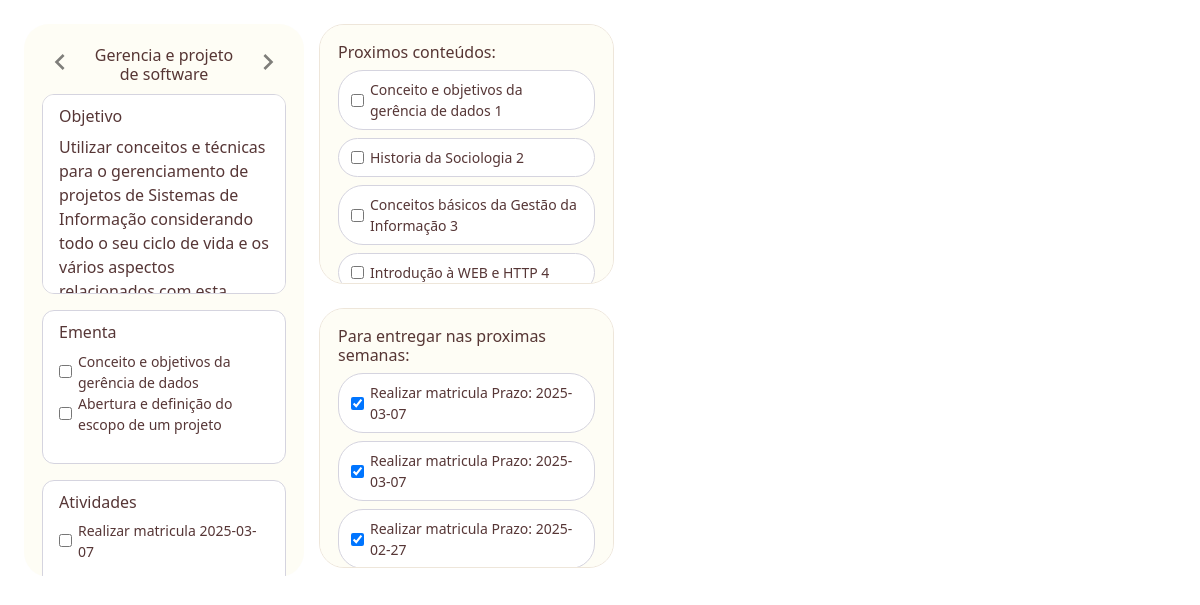
The page / on the database its author committed.
### tables this page shows
CREATE TABLE disciplina (
    id_disciplina INTEGER PRIMARY KEY AUTOINCREMENT,
    nome TEXT,
    objetivo TEXT
);

CREATE TABLE todo (
id INTEGER PRIMARY KEY AUTOINCREMENT,
nome TEXT NOT NULL,
categoria TEXT CHECK ( categoria IN ('CON', 'ATV') ) NOT NULL,
prazo TEXT,
id_disciplina INTEGER, concluido text NOT NULL CHECK (concluido IN ('False', 'True')) DEFAULT 'False',
FOREIGN KEY (id_disciplina) REFERENCES disciplina(id)
);

### app.py (the view)
@app.route("/")
def dashboard():
    prox_conteudos = database.proximos_conteudos()
    prox_atividades = database.proximas_atividades()
    disciplinas = database.mostra_disciplinas()
    progresso = database.progresso()
    for i in range(len(disciplinas)):
        disciplinas[i]["ementa"] = database.mostra_conteudos(disciplinas[i]["id"])
        disciplinas[i]["atividades"] = database.mostra_atividades(disciplinas[i]["id"])
    return render_template("index.html", disciplinas= disciplinas, prox_conteudos=prox_conteudos, prox_atividades=prox_atividades, progresso = progresso)

### database.py (called while the page is built)
def dict_factory(cursor, row):
    fields = [column[0] for column in cursor.description]
    return {key: value for key, value in zip(fields, row)}

def mostra_disciplinas():
    connect = sqlite3.connect("dashboard.db")
    connect.row_factory = dict_factory
    cursor = connect.cursor()
    cursor.execute("SELECT id_disciplina AS id, nome, objetivo FROM disciplina")
    disciplinas = cursor.fetchall()
    connect.close()
    return disciplinas

def mostra_conteudos(id_disciplina):
    connect = sqlite3.connect("dashboard.db")
    connect.row_factory = dict_factory
    cursor = connect.cursor()
    cursor.execute(
        '''
        SELECT id, nome, concluido FROM todo
        WHERE categoria = 'CON' AND id_disciplina = ?
        ''', (id_disciplina,))
    conteudos = cursor.fetchall()
    connect.close()
    return conteudos

def mostra_atividades(id_disciplina):
    connect = sqlite3.connect("dashboard.db")
    connect.row_factory = dict_factory
    cursor = connect.cursor()
    cursor.execute(
        '''
        SELECT id, nome, concluido, prazo, id_disciplina as disciplina FROM todo
        WHERE categoria = 'ATV' AND disciplina = ?
        ''', (id_disciplina,))
    atividades = cursor.fetchall()
    connect.close()
    return atividades

def proximos_conteudos():
    connect = sqlite3.connect("dashboard.db")
    connect.row_factory = dict_factory
    cursor = connect.cursor()
    cursor.execute(
        '''
        SELECT nome, concluido, id_disciplina AS disciplina FROM todo
        WHERE categoria = 'CON' AND concluido = 'False'
        GROUP BY id_disciplina
        ''')
    prox_conteudos = cursor.fetchall()
    connect.close()
    return prox_conteudos

def proximas_atividades():
    connect = sqlite3.connect("dashboard.db")
    connect.row_factory = dict_factory
    cursor = connect.cursor()
    hoje = datetime.today().strftime('%Y-%m-%d')
    cursor.execute(
        '''
        SELECT nome, prazo, id_disciplina AS disciplina FROM todo
        WHERE julianday(prazo) - julianday(?) <= 7
        ''', (hoje,))
    prox_atividades = cursor.fetchall()
    connect.close()
    return prox_atividades

### templates/index.html (shortened to what this page needs)
<!DOCTYPE html>
<html lang="pt-br">
  <head>
    <link
      href="https://cdn.jsdelivr.net/npm/bootstrap@5.3.3/dist/css/bootstrap.min.css"
      rel="stylesheet"
    />
    <link rel="stylesheet" href="/static/style.css" />
  </head>
  <body>
    <div class="wrapper">
      <div class="main-area">
        <div id="carrossel-disciplina" class="carousel">
          <div class="carousel-inner">
            <button
            class="carousel-control-prev"
            type="button"
            data-bs-target="#carrossel-disciplina"
            data-bs-slide="prev"
          >
            <span class="carousel-control-prev-icon" aria-hidden="true"></span>
            </button>
            <button
              class="carousel-control-next"
              type="button"
              data-bs-target="#carrossel-disciplina"
              data-bs-slide="next"
            >
              <span class="carousel-control-next-icon" aria-hidden="true"></span>
            </button>
            {% for disciplina in disciplinas %}
            <div class="carousel-item">
              <h6 class="titulo-disciplina">{{disciplina.nome}}</h6>
              <div>
                <h6>Objetivo</h6>
                <p>{{disciplina.objetivo}}</p>
              </div>
              <div>
                <h6>Ementa</h6>
                <ul>
                  {% for conteudo in disciplina.ementa %}
                  <li>
                    <input
                      id="{{conteudo.id}}"
                      type="checkbox"
                      onchange="atualizaTodo(this)"
                    />
                    {{conteudo.nome}}
                  </li>
                  {% endfor %}
                </ul>
              </div>
              <div>
                <h6>Atividades</h6>
                <ul>
                  {% for atividade in disciplina.atividades %}
                  <li>
                    <input
                      id="{{atividade.id}}"
                      type="checkbox"
                      onchange="atualizaTodo(this)"
                    />
                    {{atividade.nome}} {{atividade.prazo}}
                  </li>
                  {% endfor %}
                </ul>
              </div>
            </div>
            {% endfor %}
          </div>
        </div>
        <div id="proximos-conteudos">
          <h6>Proximos conteúdos:</h6>
          <ul>
            {% for conteudo in prox_conteudos %} {% if conteudo.concluido ==
            "False" %}
            <li>
              <input
                id="{{conteudo.id}}"
                type="checkbox"
                onchange="atualizaTodo(this)"
              /> {{conteudo.nome}} {{conteudo.disciplina}}
            </li>
            {% endif %} {% endfor %}
          </ul>
        </div>
        <div id="proximas-atividades">
          <h6>Para entregar nas proximas semanas:</h6>
          <ul>
            {% for atividade in prox_atividades %} {% if atividade.concluido == "False" %}
            <li>
              <input
                id="{{atividade.id}}"
                type="checkbox"
                onchange="atualizaTodo(this)"
              />
              <div>
                <p>{{atividade.nome}}</p>
                <p>Prazo: {{atividade.prazo}}</p>
              </div>
            </li>
            {% else %}
            <li>
              <input
                id="{{atividade.id}}"
                type="checkbox"
                onchange="atualizaTodo(this)"
                checked
              />
              <div>
                {{atividade.nome}}
                Prazo: {{atividade.prazo}}
              </div>
            </li>
            {% endif %} {% endfor %}
          </ul>
        </div>
      </div>
    </div>
  </body>
</html>

### static/style.css (style rules this page uses)
body { color:#2c0404cc; }
ul { list-style-type: none; padding: 0; }
li { display: flex; align-items: center; gap: 6px; font-size: 14px; }
.carousel-control-prev, .carousel-control-next { align-items: flex-start; height: fit-content; }
.carousel-control-prev-icon { background-image: url("/static/icons/chevron_left_24dp_2C0404CC.svg"); }
.carousel-control-next-icon { background-image: url("/static/icons/navigate_next_24dp_2C0404CC.svg"); }

### rows shown on the page
disciplina: nome "Gerencia e projeto de software", objetivo "Utilizar conceitos e técnicas para o gerenciamento de projetos de Sistemas de Informação considerando todo o seu ciclo de vida e os vários aspectos…"
todo: nome "Conceito e objetivos da gerência de dados", disciplina "1"
todo: nome "Abertura e definição do escopo de um projeto"
todo: nome "Realizar matricula", prazo "2025-03-07"
todo: nome "Historia da Sociologia", disciplina "2"
todo: nome "Conceitos básicos da Gestão da Informação", disciplina "3"
todo: nome "Introdução à WEB e HTTP", disciplina "4"
todo: nome "Realizar matricula", prazo "2025-03-07"
todo: nome "Realizar matricula", prazo "2025-02-27"
